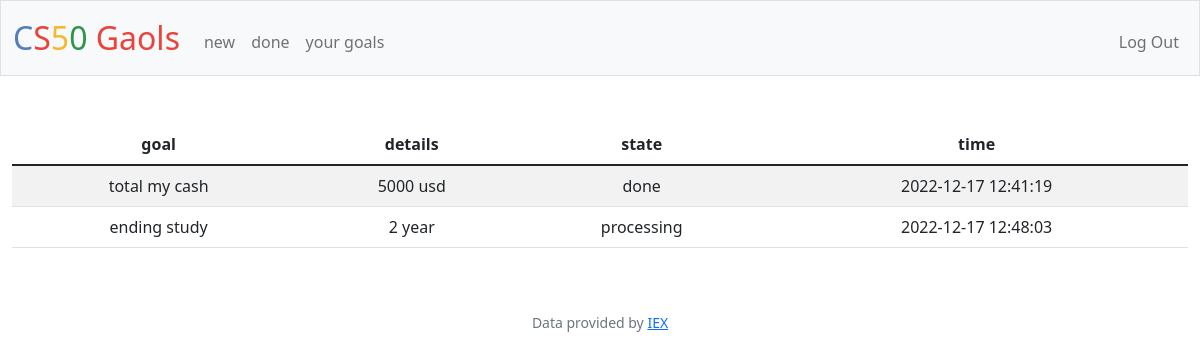
The page / (signed in) on the database its author committed.
### tables this page shows
CREATE TABLE goalsuser (
id INTEGER PRIMARY KEY AUTOINCREMENT,
user_id INTEGER NOT NULL,
goal TEXT NOT NULL,
details TEXT,
state TEXT NOT NULL,
time TIMESTAMP DEFAULT CURRENT_TIMESTAMP,
FOREIGN KEY(user_id) REFERENCES users(id)
);

### app.py (the view)
@app.route("/")
@login_required
def index():
    user_id = session["user_id"]
    database = db.execute("SELECT * FROM goalsuser WHERE user_id = ? ", user_id)
    return render_template("index.html", database=database)

### app.py (called while the page is built)
@app.after_request
def after_request(response):
    response.headers["Cache-Control"] = "no-cache, no-store, must-revalidate"
    response.headers["Expires"] = 0
    response.headers["Pragma"] = "no-cache"
    return response

### helpers.py (called while the page is built)
def login_required(f):
    @wraps(f)
    def decorated_function(*args, **kwargs):
        if session.get("user_id") is None:
            return redirect("/login")
        return f(*args, **kwargs)
    return decorated_function

### templates/index.html (shortened to what this page needs)
{% extends "layout.html" %}
{% block main %}
<table class="table table-striped">
    <thead>
      <tr>
        <th scope="col">goal</th>
        <th scope="col">details</th>
        <th scope="col">state</th>
        <th scope="col">time</th>
      </tr>
    </thead>
    <tbody>
        {% for row in database %}
            <tr>
                <td>{{row["goal"]}}</td>
                <td>{{row["details"]}}</td>
                <td>{{row["state"]}}</td>
                <td>{{ row["time"]}}</td>
           </tr>
            {%endfor%}
    </tbody>
  </table>
{% endblock %}

### rows shown on the page
goalsuser: goal "total my cash", details "5000 usd", state "done", time "2022-12-17 12:41:19"
goalsuser: goal "ending study", details "2 year", state "processing", time "2022-12-17 12:48:03"
